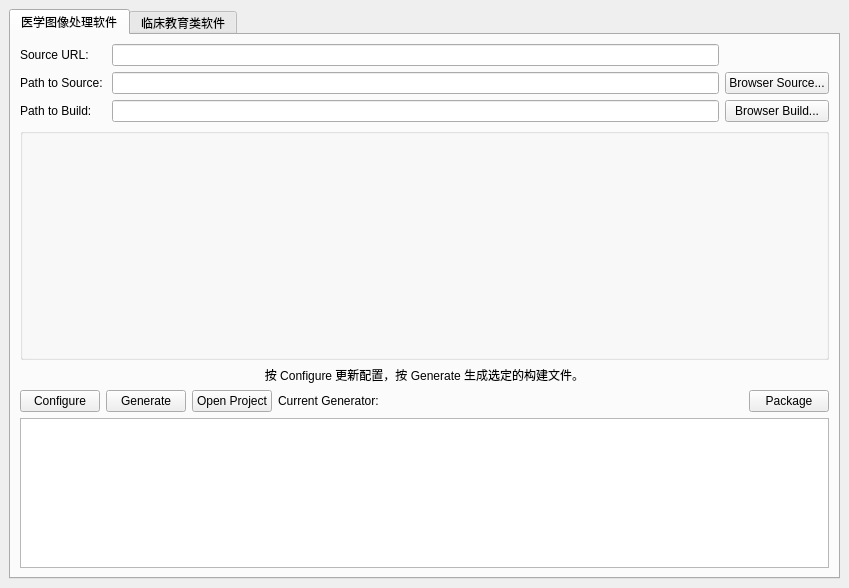
<?xml version="1.0" encoding="UTF-8"?>
<ui version="4.0">
 <class>MainQmlApplicationEngine</class>
 <widget class="QMainWindow" name="MainQmlApplicationEngine">
  <property name="geometry">
   <rect>
    <x>0</x>
    <y>0</y>
    <width>849</width>
    <height>580</height>
   </rect>
  </property>
  <property name="maximumSize">
   <size>
    <width>850</width>
    <height>580</height>
   </size>
  </property>
  <property name="windowTitle">
   <string>MainQmlApplicationEngine</string>
  </property>
  <widget class="QWidget" name="centralwidget">
   <layout class="QGridLayout" name="gridLayout">
    <item row="0" column="1">
     <widget class="QTabWidget" name="tabWidget">
      <property name="currentIndex">
       <number>0</number>
      </property>
      <widget class="QWidget" name="tab">
       <attribute name="title">
        <string>医学图像处理软件</string>
       </attribute>
       <layout class="QGridLayout" name="gridLayout_3">
        <item row="0" column="0">
         <widget class="QWidget" name="widget" native="true">
          <property name="sizePolicy">
           <sizepolicy hsizetype="Preferred" vsizetype="Preferred">
            <horstretch>0</horstretch>
            <verstretch>0</verstretch>
           </sizepolicy>
          </property>
          <layout class="QVBoxLayout" name="verticalLayout">
           <property name="sizeConstraint">
            <enum>QLayout::SetDefaultConstraint</enum>
           </property>
           <property name="leftMargin">
            <number>0</number>
           </property>
           <property name="topMargin">
            <number>0</number>
           </property>
           <property name="rightMargin">
            <number>0</number>
           </property>
           <property name="bottomMargin">
            <number>0</number>
           </property>
           <item>
            <layout class="QGridLayout" name="selectPathLayout">
             <property name="sizeConstraint">
              <enum>QLayout::SetMaximumSize</enum>
             </property>
             <item row="1" column="2">
              <widget class="QPushButton" name="sourcePathSelectBtn">
               <property name="sizePolicy">
                <sizepolicy hsizetype="Fixed" vsizetype="Fixed">
                 <horstretch>0</horstretch>
                 <verstretch>0</verstretch>
                </sizepolicy>
               </property>
               <property name="minimumSize">
                <size>
                 <width>0</width>
                 <height>0</height>
                </size>
               </property>
               <property name="text">
                <string>Browser Source...</string>
               </property>
               <property name="default">
                <bool>false</bool>
               </property>
               <property name="flat">
                <bool>false</bool>
               </property>
              </widget>
             </item>
             <item row="1" column="1">
              <widget class="QLineEdit" name="sourcePathLineEdit">
               <property name="sizePolicy">
                <sizepolicy hsizetype="Preferred" vsizetype="Fixed">
                 <horstretch>0</horstretch>
                 <verstretch>0</verstretch>
                </sizepolicy>
               </property>
              </widget>
             </item>
             <item row="0" column="0">
              <widget class="QLabel" name="sourceURLLabel">
               <property name="text">
                <string>Source URL: </string>
               </property>
              </widget>
             </item>
             <item row="2" column="0">
              <widget class="QLabel" name="buildPathLabel">
               <property name="sizePolicy">
                <sizepolicy hsizetype="Maximum" vsizetype="Fixed">
                 <horstretch>0</horstretch>
                 <verstretch>0</verstretch>
                </sizepolicy>
               </property>
               <property name="text">
                <string>Path to Build: </string>
               </property>
              </widget>
             </item>
             <item row="1" column="0">
              <widget class="QLabel" name="sourcePathLabel">
               <property name="sizePolicy">
                <sizepolicy hsizetype="Preferred" vsizetype="Fixed">
                 <horstretch>0</horstretch>
                 <verstretch>0</verstretch>
                </sizepolicy>
               </property>
               <property name="text">
                <string>Path to Source: </string>
               </property>
              </widget>
             </item>
             <item row="2" column="1">
              <widget class="QLineEdit" name="buildPathLineEdit">
               <property name="sizePolicy">
                <sizepolicy hsizetype="Preferred" vsizetype="Fixed">
                 <horstretch>0</horstretch>
                 <verstretch>0</verstretch>
                </sizepolicy>
               </property>
              </widget>
             </item>
             <item row="2" column="2">
              <widget class="QPushButton" name="buildPathSelectBtn">
               <property name="sizePolicy">
                <sizepolicy hsizetype="Preferred" vsizetype="Maximum">
                 <horstretch>0</horstretch>
                 <verstretch>0</verstretch>
                </sizepolicy>
               </property>
               <property name="text">
                <string>Browser Build...</string>
               </property>
              </widget>
             </item>
             <item row="0" column="1">
              <widget class="QLineEdit" name="sourceURLLineEdit"/>
             </item>
            </layout>
           </item>
           <item>
            <widget class="QGroupBox" name="optionsBox">
             <property name="sizePolicy">
              <sizepolicy hsizetype="Preferred" vsizetype="Preferred">
               <horstretch>0</horstretch>
               <verstretch>0</verstretch>
              </sizepolicy>
             </property>
             <property name="minimumSize">
              <size>
               <width>0</width>
               <height>230</height>
              </size>
             </property>
             <property name="maximumSize">
              <size>
               <width>16777215</width>
               <height>16777215</height>
              </size>
             </property>
             <property name="autoFillBackground">
              <bool>false</bool>
             </property>
             <property name="title">
              <string/>
             </property>
             <property name="flat">
              <bool>false</bool>
             </property>
             <property name="checkable">
              <bool>false</bool>
             </property>
            </widget>
           </item>
           <item>
            <widget class="QWidget" name="widget_2" native="true">
             <property name="sizePolicy">
              <sizepolicy hsizetype="Preferred" vsizetype="Maximum">
               <horstretch>0</horstretch>
               <verstretch>0</verstretch>
              </sizepolicy>
             </property>
             <layout class="QVBoxLayout" name="verticalLayout_3">
              <property name="leftMargin">
               <number>0</number>
              </property>
              <property name="topMargin">
               <number>0</number>
              </property>
              <property name="rightMargin">
               <number>0</number>
              </property>
              <property name="bottomMargin">
               <number>0</number>
              </property>
              <item>
               <layout class="QVBoxLayout" name="verticalLayout_2">
                <item>
                 <widget class="QLabel" name="label">
                  <property name="sizePolicy">
                   <sizepolicy hsizetype="Preferred" vsizetype="Maximum">
                    <horstretch>0</horstretch>
                    <verstretch>0</verstretch>
                   </sizepolicy>
                  </property>
                  <property name="text">
                   <string>按 Configure 更新配置，按 Generate 生成选定的构建文件。</string>
                  </property>
                  <property name="alignment">
                   <set>Qt::AlignCenter</set>
                  </property>
                 </widget>
                </item>
                <item>
                 <layout class="QHBoxLayout" name="horizontalLayout">
                  <item>
                   <widget class="QPushButton" name="pushButton">
                    <property name="text">
                     <string>Configure</string>
                    </property>
                   </widget>
                  </item>
                  <item>
                   <widget class="QPushButton" name="pushButton_2">
                    <property name="text">
                     <string>Generate</string>
                    </property>
                   </widget>
                  </item>
                  <item>
                   <widget class="QPushButton" name="pushButton_3">
                    <property name="text">
                     <string>Open Project</string>
                    </property>
                   </widget>
                  </item>
                  <item>
                   <widget class="QLabel" name="label_2">
                    <property name="sizePolicy">
                     <sizepolicy hsizetype="Preferred" vsizetype="Fixed">
                      <horstretch>0</horstretch>
                      <verstretch>0</verstretch>
                     </sizepolicy>
                    </property>
                    <property name="text">
                     <string>Current Generator: </string>
                    </property>
                   </widget>
                  </item>
                  <item>
                   <spacer name="horizontalSpacer">
                    <property name="orientation">
                     <enum>Qt::Horizontal</enum>
                    </property>
                    <property name="sizeHint" stdset="0">
                     <size>
                      <width>40</width>
                      <height>20</height>
                     </size>
                    </property>
                   </spacer>
                  </item>
                  <item>
                   <widget class="QPushButton" name="pushButton_4">
                    <property name="text">
                     <string>Package</string>
                    </property>
                   </widget>
                  </item>
                 </layout>
                </item>
               </layout>
              </item>
             </layout>
            </widget>
           </item>
           <item>
            <widget class="QTextBrowser" name="textBrowser">
             <property name="sizePolicy">
              <sizepolicy hsizetype="Preferred" vsizetype="Fixed">
               <horstretch>0</horstretch>
               <verstretch>0</verstretch>
              </sizepolicy>
             </property>
             <property name="maximumSize">
              <size>
               <width>16777215</width>
               <height>150</height>
              </size>
             </property>
            </widget>
           </item>
          </layout>
         </widget>
        </item>
       </layout>
      </widget>
      <widget class="QWidget" name="tab_2">
       <attribute name="title">
        <string>临床教育类软件</string>
       </attribute>
      </widget>
     </widget>
    </item>
   </layout>
  </widget>
  <widget class="QMenuBar" name="menubar">
   <property name="geometry">
    <rect>
     <x>0</x>
     <y>0</y>
     <width>849</width>
     <height>22</height>
    </rect>
   </property>
  </widget>
 </widget>
 <resources/>
 <connections/>
 <slots>
  <slot>slotBuildPathSelectBtnClicked()</slot>
 </slots>
</ui>
